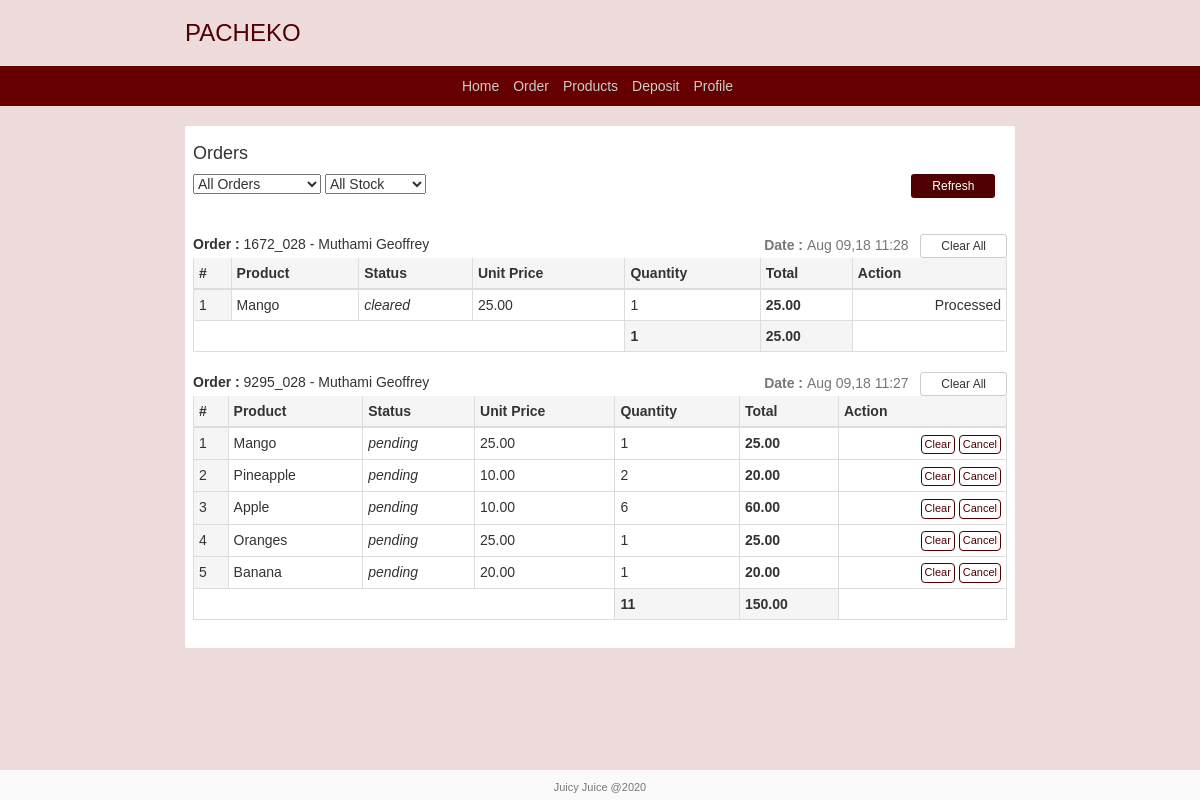
/orders.php, run on the app's committed database.
### tables this page shows
CREATE TABLE `meta_orders` (
  `id` int(10) UNSIGNED NOT NULL,
  `user_id` int(11) NOT NULL,
  `code` varchar(255) DEFAULT NULL,
  `order_date` datetime NOT NULL DEFAULT CURRENT_TIMESTAMP
);

CREATE TABLE `users` (
  `id` int(10) UNSIGNED NOT NULL,
  `name` varchar(255) NOT NULL,
  `phone` varchar(255) NOT NULL,
  `role` enum('admin','user','supplier') NOT NULL DEFAULT 'user',
  `address` varchar(255) DEFAULT NULL,
  `email` varchar(255) NOT NULL,
  `password` varchar(255) NOT NULL
);

CREATE TABLE `orders` (
  `id` int(10) UNSIGNED NOT NULL,
  `meta_id` int(11) NOT NULL DEFAULT '0',
  `stock_id` int(11) NOT NULL DEFAULT '0',
  `quantity` int(11) NOT NULL DEFAULT '0',
  `status` enum('pending','cleared','canceled') NOT NULL DEFAULT 'pending'
);

CREATE TABLE `products` (
  `id` int(10) UNSIGNED NOT NULL,
  `name` varchar(255) DEFAULT NULL,
  `unit_price` decimal(12,2) NOT NULL DEFAULT '0.00'
);

### orders.php (the view, shortened to what this page needs)
<!DOCTYPE html>
<html>
<head>
    <link rel="stylesheet" type="text/css" href="css/bootstrap.css">
    <link rel="stylesheet" type="text/css" href="css/styles.css">
</head>
<body>
<?php include "db.php" ?>
<?php include "header.php" ?>
<div class="container">
    <div class="content">
        <h4>Orders</h4>
        <?php $type = @$_GET['status'] ?>
        <select id="order_status">
            <option value="">All Orders</option>
        </select>
        <select id="stock_type">
            <option value="">All Stock</option>
        </select>
        <div class="pull-right">
            <a href="orders.php" class="btn btn-juicy-fill btn-sm">Refresh</a> &nbsp;&nbsp;
        </div>
        <br><br><br>
        <?php $meta_orders = mysqli_query($db, "SELECT * FROM meta_orders ORDER BY id DESC") ?>
        <?php while ($meta = mysqli_fetch_object($meta_orders)) : ?>
            <?php $user = mysqli_query($db, "SELECT * FROM users WHERE id= '$meta->user_id'")->fetch_object() ?>
            <?php
            $stock = @$_GET['stock'];
            if ($stock && !empty($type))
                $orders = mysqli_query($db, "SELECT * FROM orders WHERE meta_id = '$meta->id' AND stock_id='$stock' AND status = '$type'");
            else if ($stock)
                $orders = mysqli_query($db, "SELECT * FROM orders WHERE meta_id = '$meta->id' AND stock_id='$stock'");
            else if ($type)
                $orders = mysqli_query($db, "SELECT * FROM orders WHERE meta_id = '$meta->id' AND status = '$type'");
            else
                $orders = mysqli_query($db, "SELECT * FROM orders WHERE meta_id = '$meta->id'");
            ?>
            <?php if ($orders->num_rows > 0): ?>
                <div class="pull-left">
                    <b>Order : </b><?php echo $meta->code ?> - <?php echo $user->name ?>
                </div>
                <div class="pull-right">
                    <span class="text-muted"><b>Date : </b><?php echo date_create($meta->order_date)->format('M d,y H:i') ?></span>
                    <a href="orders.php?clear_all=<?php echo $meta->id ?>" id="clear_all" class="btn btn-default btn-sm">Clear
                        All</a>
                </div>
                <table class="table table-condensed table-bordered" id="table" style="border: none">
                    <thead>
                    <tr class="active">
                        <th>#</th>
                        <th>Product</th>
                        <th>Status</th>
                        <th>Unit Price</th>
                        <th>Quantity</th>
                        <th>Total</th>
                        <th>Action</th>
                    </tr>
                    </thead>
                    <tbody>
                    <?php $count = 0 ?>
                    <?php $total = 0 ?>
                    <?php $sum = 0 ?>
                    <?php $quantity = 0 ?>
                    <?php while ($order = mysqli_fetch_object($orders)) : ?>
                        <?php $count++ ?>
                        <?php $stock = mysqli_query($db, "SELECT * FROM stocks WHERE id= '$order->stock_id'")->fetch_object() ?>
                        <?php $product = @mysqli_query($db, "SELECT * FROM products WHERE id= '$stock->product_id'")->fetch_object() ?>
                        <?php if ($order->status != 'canceled') : ?>
                            <?php $total = (@$product->unit_price * $order->quantity) ?>
                            <?php $sum += $total ?>
                            <?php $quantity += $order->quantity ?>
                        <?php endif ?>
                        <tr class="<?php echo $order->status ?>">
                            <td class="active"><?php echo $count ?></td>
                            <td><?php echo @$product->name ?></td>
                            <td style="font-style: italic"><?php echo $order->status ?></td>
                            <td><?php echo @$product->unit_price ?></td>
                            <td><?php echo @$order->quantity ?></td>
                            <th>
                                <?php if ($order->status != 'canceled') : ?>
                                    <?php echo number_format($total, 2) ?>
                                <?php endif ?>
                            </th>
                            <td align="right">
                                <?php if ($order->status == 'pending') : ?>
                                    <a href="orders.php?clear=<?php echo $order->id ?>" class="btn btn-juicy btn-table">Clear</a>
                                    <a href="orders.php?cancel=<?php echo $order->id ?>"
                                       class="remove btn btn-juicy btn-table">Cancel</a>
                                <?php elseif ($order->status == 'cleared'): ?>
                                    Processed
                                <?php else : ?>
                                    Canceled
                                <?php endif ?>
                            </td>
                        </tr>
                    <?php endwhile ?>
                    </tbody>
                    <tfoot>
                    <th colspan="4"></th>
                    <th class="active"><?php echo number_format($quantity) ?></th>
                    <th class="active"><?php echo number_format($sum, 2) ?></th>
                    <th></th>
                    </tfoot>
                </table>
            <?php endif ?>
        <?php endwhile ?>
    </div>
</div>
<?php include 'footer.php' ?>
</body>
</html>

### header.php
<div class="container">
    <header>
        <a href="index.php"><b class="h3">PACHEKO</b></a>
    </header>
</div>
<nav style="text-align: center; background-color: #600; padding: 10px; margin-bottom: 10px">
    <ul class="list-inline" style="margin-bottom: 0">
        <li><a href="index.php">Home</a></li>
        <?php if (@$_SESSION['user']->role == 'admin') : ?>
            <li><a href="stock.php">Stock</a></li>
            <li><a href="orders.php">Orders</a></li>
            <li><a href="payments.php">Payments</a></li>
            <li><a href="suppliers.php">Users</a></li>
            <li><a href="order.php">Order</a></li>
            <li><a href="products.php">Products</a></li>
        <?php else: ?>
            <li><a href="order.php">Order</a></li>
            <li><a href="products.php">Products</a></li>
            <li><a href="deposit.php">Deposit</a></li>
        <?php endif ?>
        <li><a href="profile.php">Profile</a></li>
    </ul>
</nav>

### footer.php (shortened to what this page needs)
<footer>
    Juicy Juice @<?php echo date('Y') ?>
</footer>

### css/styles.css (style rules this page uses)
* { margin: 0; padding: 0; }
html { position: relative; min-height: 100%; }
body { font-family: Ubuntu, sans-serif; background-color: #a02f2f2b; }
a { color: #500000; }
footer { height: 30px; width: 100%; background-color: #fafafa; line-height: 30px; position: fixed; z-index: 1000; bottom: 0; color: #777; text-align: center; font-size: 11px !important; padding: 2px 4px; }
ul li a { color: #ccc; }
.container { margin-top: 20px; margin-bottom: 20px; width: 860px; }
.content { border-radius: 2px; background-color: #fff; padding: 8px; min-height: 500px; }
.btn-juicy-fill { color: #fff; background-color: #500000; border-color: transparent; }
.btn-juicy { color: #500000; background-color: transparent; border-color: #500000; }
.btn-sm { padding: 2px 20px; }
.btn-table { padding: 1px 3px; font-size: 11px; }

### data on the page
meta_orders: code "1672_028", user.name "Muthami Geoffrey", order_date "Aug 09,18 11:28", quantity "1", sum "25.00"
orders: products.name "Mango", status "cleared", products.unit_price "25.00", quantity "1", shows "Processed"
meta_orders: code "9295_028", user.name "Muthami Geoffrey", order_date "Aug 09,18 11:27", quantity "11", sum "150.00"
orders: products.name "Mango", status "pending", products.unit_price "25.00", quantity "1"
orders: products.name "Pineapple", status "pending", products.unit_price "10.00", quantity "2", quantity.unit_price "20.00"
orders: products.name "Apple", status "pending", products.unit_price "10.00", quantity "6", quantity.unit_price "60.00"
orders: products.name "Oranges", status "pending", products.unit_price "25.00", quantity "1"
orders: products.name "Banana", status "pending", products.unit_price "20.00", quantity "1"
